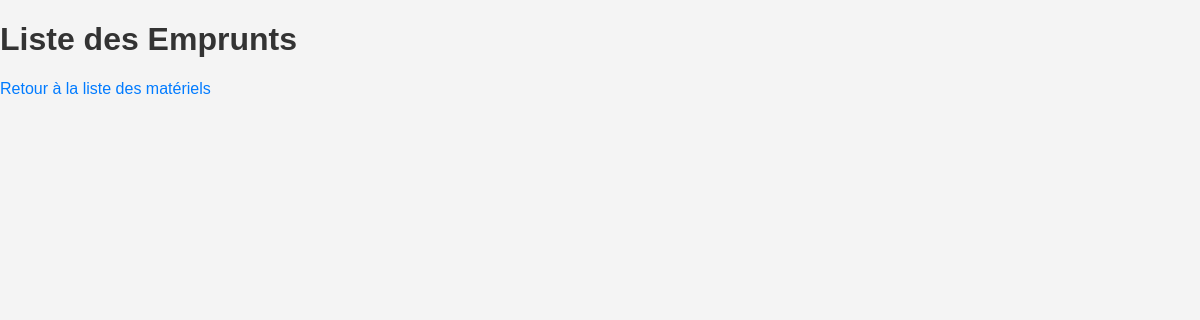
Before: /pret/emprunts/ with the older database file.
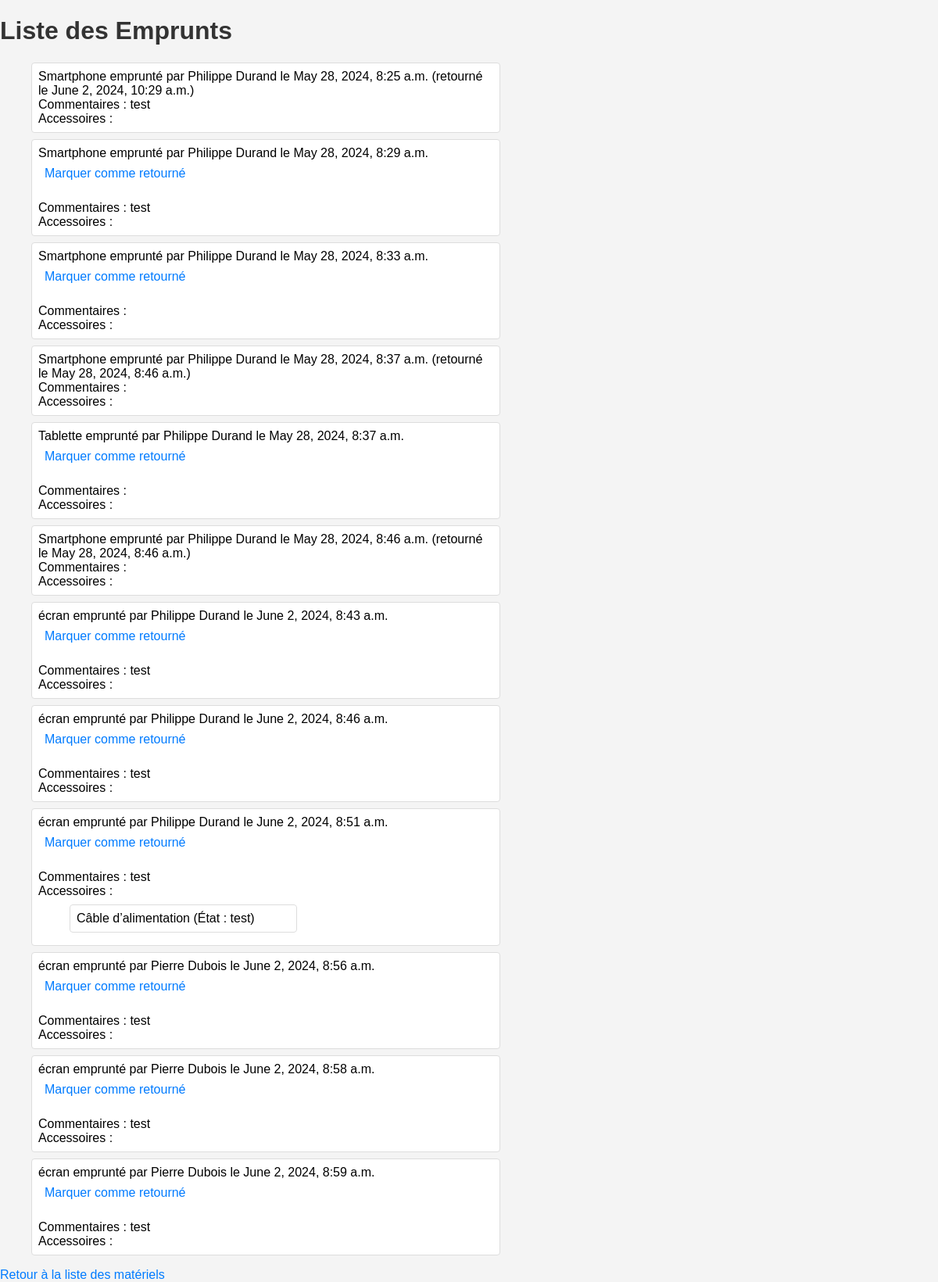
After: the same page with the newer database file.
### pret/models.py (models this page shows, shortened)
class Emprunt(models.Model):
    materiel = models.ForeignKey(Materiel, on_delete=models.CASCADE, related_name='emprunts')
    possesseur = models.ForeignKey(Enseignant, on_delete=models.CASCADE, related_name='emprunts')
    date_emprunt = models.DateTimeField(default=timezone.now)
    date_retour = models.DateTimeField(null=True, blank=True)
    commentaires = models.TextField(blank=True)

class Materiel(models.Model):
    BUDGET_CHOICES = [
        ('annee_courante', 'Budget de l\'année courante'),
        ('projet', 'Budget projets'),
        ('exceptionnel', 'Budget financements exceptionnels'),
    ]
    nom = models.CharField(max_length=100)
    responsable = models.ForeignKey(Enseignant, on_delete=models.SET_NULL, null=True, related_name='materiels')
    salle_actuelle = models.ForeignKey(Salle, on_delete=models.SET_NULL, null=True, related_name='materiels')
    possesseur_actuel = models.ForeignKey(Enseignant, on_delete=models.SET_NULL, null=True, related_name='materiel_possede', blank=True)
    budget = models.CharField(max_length=20, choices=BUDGET_CHOICES, default='annee_courante')
    montant = models.DecimalField(max_digits=10, decimal_places=2, default=0.00)
    accessoires = models.ManyToManyField(Accessoire, blank=True)

class Enseignant(models.Model):
    nom = models.CharField(max_length=100)

class Accessoire(models.Model):
    nom = models.CharField(max_length=100)
    etat = models.CharField(max_length=100, blank=True)

### pret/views.py (the view)
# urls.py: path('emprunts/', views.emprunt_list, name='emprunt_list'),
def emprunt_list(request):
    emprunts = Emprunt.objects.all().select_related('materiel', 'possesseur')
    return render(request, 'pret/emprunt_list.html', {'emprunts': emprunts})

### pret/templates/pret/emprunt_list.html (shortened to what this page needs)
<!DOCTYPE html>
<html>
<head>
    {% load static %}
    <link rel="stylesheet" type="text/css" href="{% static 'styles.css' %}">
</head>
<body>
    <h1>Liste des Emprunts</h1>
    <ul>
        {% for emprunt in emprunts %}
        <li>
            {{ emprunt.materiel.nom }} emprunté par {{ emprunt.possesseur.nom }} le {{ emprunt.date_emprunt|date:"F j, Y, g:i a" }}
            {% if emprunt.date_retour %}
                (retourné le {{ emprunt.date_retour|date:"F j, Y, g:i a" }})
            {% else %}
                <a href="{% url 'emprunt_return' emprunt.id %}">Marquer comme retourné</a>
            {% endif %}
            <br>
            Commentaires : {{ emprunt.commentaires }}
            <br>
            Accessoires :
            <ul>
                {% for accessoire in emprunt.materiel.accessoires.all %}
                <li>{{ accessoire.nom }} (État : {{ accessoire.etat }})</li>
                {% endfor %}
            </ul>
        </li>
        {% endfor %}
    </ul>
    <a href="{% url 'index' %}">Retour à la liste des matériels</a>
</body>
</html>

Changed rows visible on the page:
added Emprunt: materiel.nom "Smartphone", possesseur.nom "Philippe Durand", date_emprunt "May 28, 2024, 8:25 a.m.", date_retour "June 2, 2024, 10:29 a.m.", commentaires "test"
added Emprunt: materiel.nom "Smartphone", possesseur.nom "Philippe Durand", date_emprunt "May 28, 2024, 8:29 a.m.", shows "Marquer comme retourné", commentaires "test"
added Emprunt: materiel.nom "Smartphone", possesseur.nom "Philippe Durand", date_emprunt "May 28, 2024, 8:33 a.m.", shows "Marquer comme retourné"
added Emprunt: materiel.nom "Smartphone", possesseur.nom "Philippe Durand", date_emprunt "May 28, 2024, 8:37 a.m.", date_retour "May 28, 2024, 8:46 a.m."
added Emprunt: materiel.nom "Tablette", possesseur.nom "Philippe Durand", date_emprunt "May 28, 2024, 8:37 a.m.", shows "Marquer comme retourné"
added Emprunt: materiel.nom "Smartphone", possesseur.nom "Philippe Durand", date_emprunt "May 28, 2024, 8:46 a.m.", date_retour "May 28, 2024, 8:46 a.m."
added Emprunt: materiel.nom "écran", possesseur.nom "Philippe Durand", date_emprunt "June 2, 2024, 8:43 a.m.", shows "Marquer comme retourné", commentaires "test"
added Emprunt: materiel.nom "écran", possesseur.nom "Philippe Durand", date_emprunt "June 2, 2024, 8:46 a.m.", shows "Marquer comme retourné", commentaires "test"
added Emprunt: materiel.nom "écran", possesseur.nom "Philippe Durand", date_emprunt "June 2, 2024, 8:51 a.m.", shows "Marquer comme retourné", commentaires "test"
added Accessoire: nom "Câble d’alimentation", etat "test"
added Emprunt: materiel.nom "écran", possesseur.nom "Pierre Dubois", date_emprunt "June 2, 2024, 8:56 a.m.", shows "Marquer comme retourné", commentaires "test"
added Emprunt: materiel.nom "écran", possesseur.nom "Pierre Dubois", date_emprunt "June 2, 2024, 8:58 a.m.", shows "Marquer comme retourné", commentaires "test"
added Emprunt: materiel.nom "écran", possesseur.nom "Pierre Dubois", date_emprunt "June 2, 2024, 8:59 a.m.", shows "Marquer comme retourné", commentaires "test"
